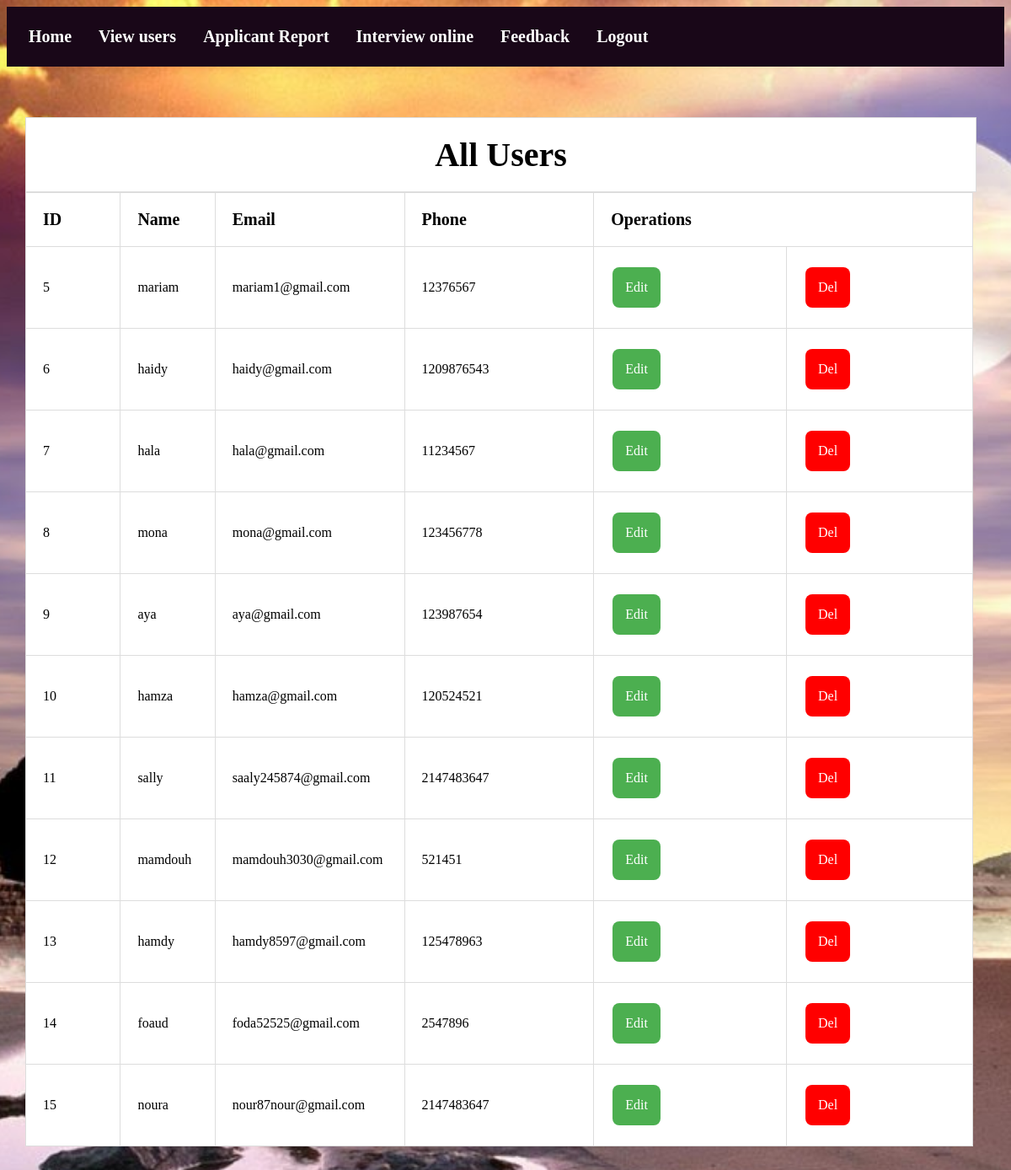
Page /view.php on the earlier database version.
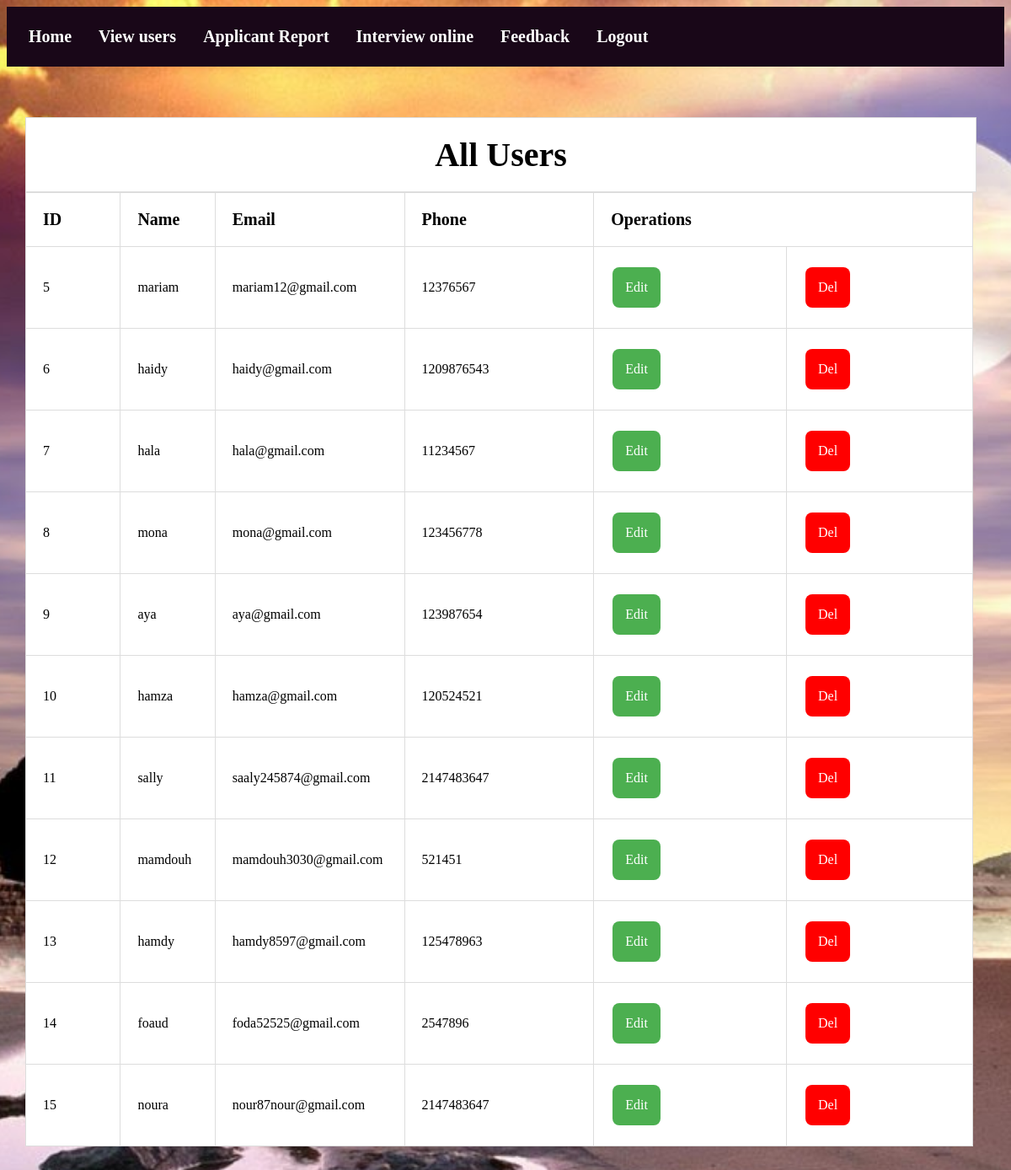
Same page on the later database version.
### tables this page shows
CREATE TABLE `users` (
  `id` int(11) NOT NULL,
  `name` varchar(50) NOT NULL,
  `email` varchar(50) NOT NULL,
  `phone` int(11) NOT NULL,
  `password` varchar(50) NOT NULL,
  `group_id` int(11) NOT NULL DEFAULT 0
);

### config/dbconfig.php (called while the page is built, shortened)
<?php
require_once('./config/operations.php');
 class dbconfig
    {
        public function db_connect()
        {
            $this->connection = mysqli_connect('localhost','root','','egypt-visa');
        }
  }
?>

### config/operations.php (called while the page is built, shortened)
<?php
    require_once('./config/dbconfig.php');
    $db = new dbconfig();
    class operations extends dbconfig
    {
       public function view_record()
        {
            global $db;
            $query = "select * from users where group_id=0";
            $result = mysqli_query($db->connection,$query);
            return $result;
        }
    }
?>

### view.php (the view, shortened to what this page needs)
<?php
    require_once('./config/dbconfig.php');
    include 'navbar_admin.php';
    $db = new operations();
    $result=$db->view_record();
?>
<!DOCTYPE html>
<html lang="en">
<head>
    <link rel="stylesheet" type="text/css" href="css\s.css">
</head>
<body>
        <div>
            <h2 class="head"> All Users </h2>
        </div>
        <div class="card-body">
           <table Id="customers">
                <tr>
                    <th style="width: 10%;font-size:20px"> ID </th>
                    <th style="width: 10%;font-size:20px"> Name </th>
                    <th style="width: 20%;font-size:20px"> Email </th>
                    <th style="width: 20%;font-size:20px"> Phone </th>
                    <th style="width: 20;font-size:20px" colspan="2">Operations</th>
                </tr>
                <tr>
                    <?php
                        while($data = mysqli_fetch_assoc($result))
                        {
                    ?>
                        <td><?php echo $data['id'] ?></td>
                        <td><?php echo $data['name'] ?></td>
                        <td><?php echo $data['email'] ?></td>
                        <td><?php echo $data['phone'] ?></td>
  <td style="border-radius: 8px;"><a href="  edit.php?U_ID=<?php echo $data['id'] ?>" class="button">Edit</a></td>
                        <td><a href="del.php?D_ID=<?php echo $data['id'] ?>" class="button1">Del</a></td>
                </tr>
                <?php
                        }
                    ?>
                        </table>
                    </div>
 </body>
</html>

### navbar_admin.php
<!DOCTYPE html>
<html>
<head>
<link rel="stylesheet" type="text/css" href="css\navbar.css">
</head>
<body>
<ul>
  <li><a class="active" href="Home.php">Home</a></li>
  <li><a href="view.php">View users</a></li>
  <li><a href="search.php">Applicant Report  </a></li>
  <li><a href="intrview online.php">Interview online </a></li>
 <li><a href="feedback.php">Feedback</a></li>
  <li><a href="logout.php">Logout</a></li>
</ul>
</body>
</html>

### css/navbar.css (style rules this page uses)
ul { list-style-type: none; margin: 0; padding: 10px; overflow: hidden; background-color: #190718; }
li { float: left; font-size: 20px; font-weight: bold; }
li a { display: block; color: white; text-align: center; padding: 14px 16px; text-decoration: none; }

### css/s.css (style rules this page uses)
body { background-image: url(3.jpeg); background-position: top; background-size: cover; }
.head { text-align: center;background-color:white; border: 1px solid #ddd;width: 91.80%; margin-top: 60px; margin-bottom: 0px; margin-right: 150px; margin-left: 22px;padding:20px; font-size: 40px; font-style: bold; }
#customers { border-collapse: collapse; width: 95%; background-color:white; margin-bottom: 50px; margin-right: 150px; margin-left: 22px; }
#customers th,#customers td { padding: 20px; text-align: left; border-bottom: 1px solid #ddd; border: 1px solid #ddd; }
.button { background-color: #4CAF50; border: none; color: white; padding: 15px; text-align: center; text-decoration: none; display: inline-block; font-size: 16px; margin: 4px 2px; cursor: pointer; border-radius: 8px; }
.button1 { background-color:#ff0000; border: none; color: white; padding: 15px; text-align: center; text-decoration: none; display: inline-block; font-size: 16px; margin: 4px 2px; cursor: pointer; border-radius: 8px; }

Differences in the rows shown:
changed users "mariam": email "mariam1@gmail.com" → "mariam12@gmail.com"
